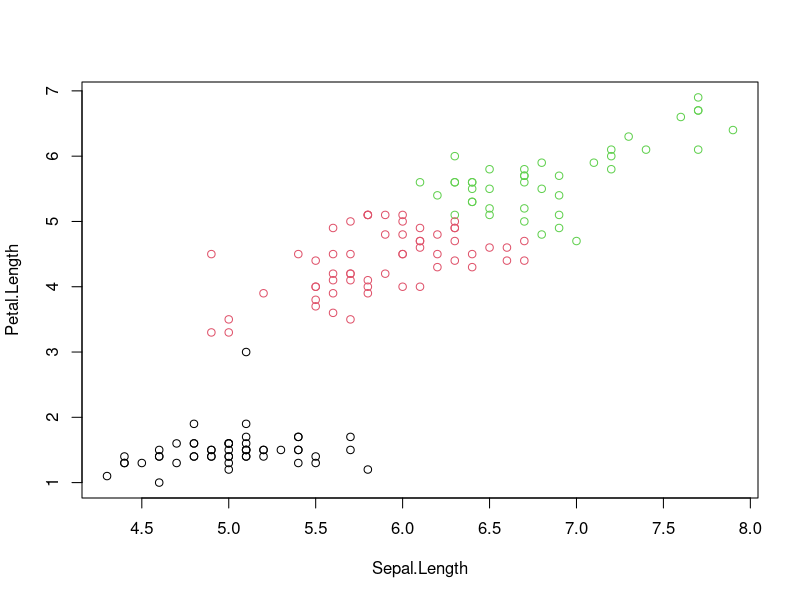
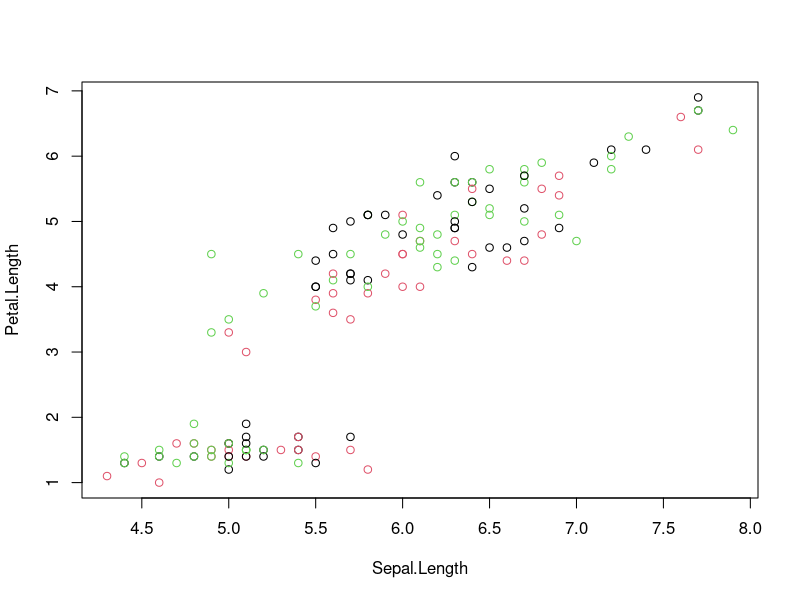
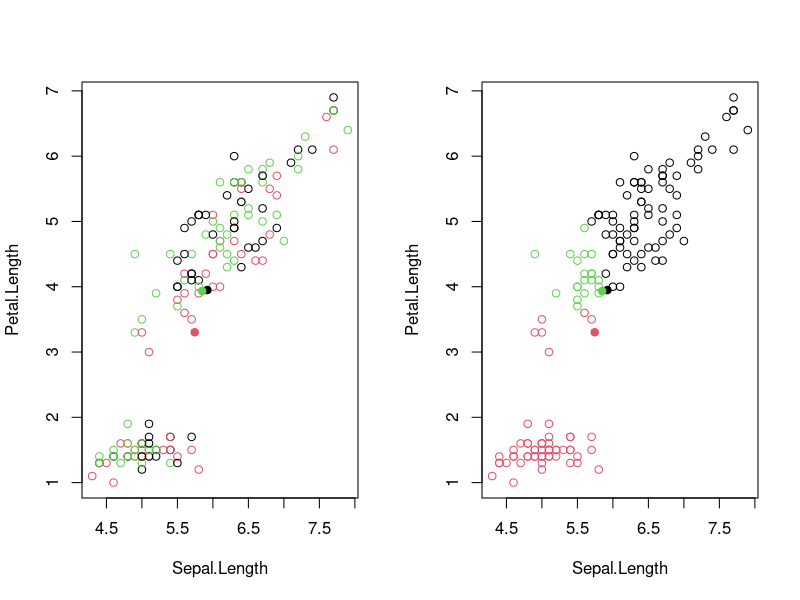
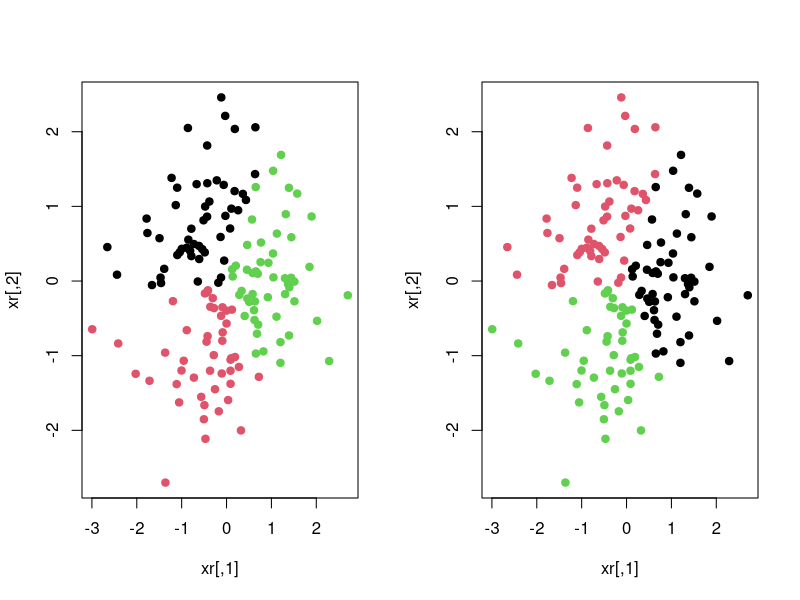
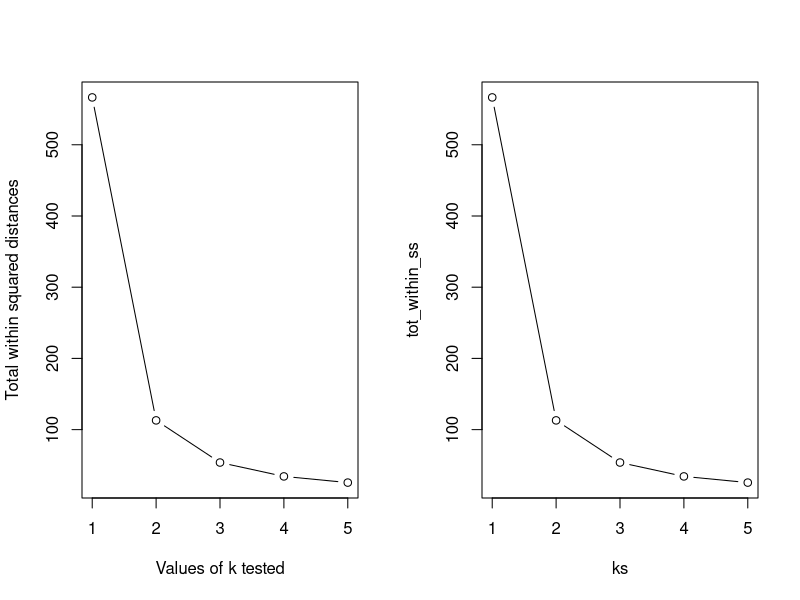
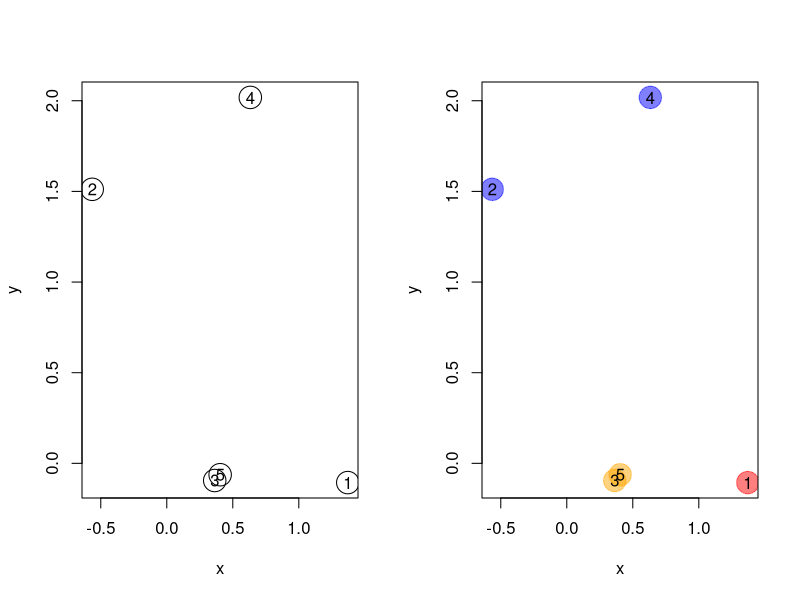
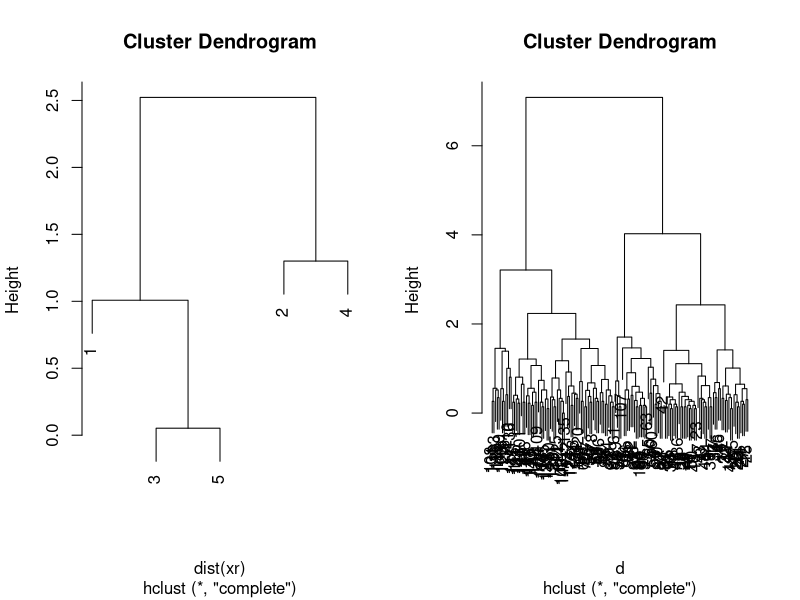
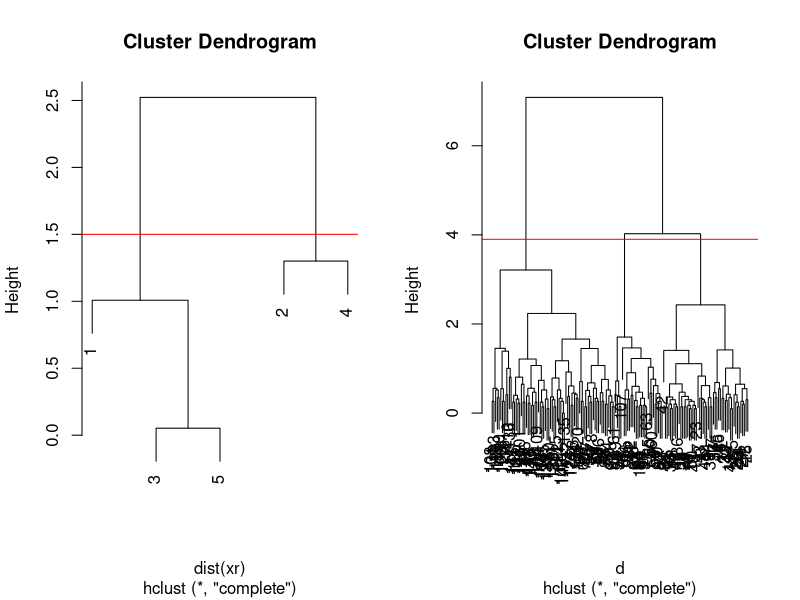

Source code (R) for these figures, in order:
## ---- chunk 1
i <- grep("Length", names(iris))
x <- iris[, i]
## ---- chunk 2
cl <- kmeans(x, 3, nstart = 10)
## ---- chunk 3
plot(x, col = cl$cluster)
## ---- chunk 4
set.seed(12)
init <- sample(3, nrow(x), replace = TRUE)
plot(x, col = init)
## ---- chunk 5
par(mfrow = c(1, 2))
plot(x, col = init)
centres <- sapply(1:3, function(i) colMeans(x[init == i, ], ))
centres <- t(centres)
points(centres[, 1], centres[, 2], pch = 19, col = 1:3)

tmp <- dist(rbind(centres, x))
tmp <- as.matrix(tmp)[, 1:3]

ki <- apply(tmp, 1, which.min)
ki <- ki[-(1:3)]

plot(x, col = ki)
points(centres[, 1], centres[, 2], pch = 19, col = 1:3)
## ---- chunk 6
cl1 <- kmeans(x, centers = 3, nstart = 10)
cl2 <- kmeans(x, centers = 3, nstart = 10)
table(cl1$cluster, cl2$cluster)

cl1 <- kmeans(x, centers = 3, nstart = 1)
cl2 <- kmeans(x, centers = 3, nstart = 1)
table(cl1$cluster, cl2$cluster)

set.seed(42)
xr <- matrix(rnorm(prod(dim(x))), ncol = ncol(x))
cl1 <- kmeans(xr, centers = 3, nstart = 1)
cl2 <- kmeans(xr, centers = 3, nstart = 1)
table(cl1$cluster, cl2$cluster)
diffres <- cl1$cluster != cl2$cluster
par(mfrow = c(1, 2))
plot(xr, col = cl1$cluster, pch = ifelse(diffres, 19, 1))
plot(xr, col = cl2$cluster, pch = ifelse(diffres, 19, 1))
## ---- chunk 7
ks <- 1:5
tot_within_ss <- sapply(ks, function(k) {
    cl <- kmeans(x, k, nstart = 10)
    cl$tot.withinss
})
plot(ks, tot_within_ss, type = "b",
     ylab = "Total within squared distances",
     xlab = "Values of k tested")
## ---- chunk 8
ks <- 1:5
tot_within_ss <- sapply(ks, function(k) {
    cl <- kmeans(x, k, nstart = 10)
    cl$tot.withinss
})
plot(ks, tot_within_ss, type = "b")
## ---- chunk 9
set.seed(42)
xr <- data.frame(x = rnorm(5),
                 y = rnorm(5))
cls <- c("red", "blue", "orange", "blue", "orange")
cls <- scales::col2hcl(cls, alpha = 0.5)
par(mfrow = c(1, 2))
plot(xr, cex = 3)
text(xr$x, xr$y, 1:5)
plot(xr, cex = 3, col = cls, pch = 19)
text(xr$x, xr$y, 1:5)
## ---- chunk 10
plot(hcr <- hclust(dist(xr)))
## ---- chunk 11
d <- dist(iris[, 1:4])
hcl <- hclust(d)
hcl
plot(hcl)
## ---- chunk 12
plot(hcr)
abline(h = 1.5, col = "red")
## ---- chunk 13
plot(hcl)
abline(h = 3.9, col = "red")
cutree(hcl, k = 3)
cutree(hcl, h = 3.9)
identical(cutree(hcl, k = 3), cutree(hcl, h = 3.9))
## ---- chunk 14
km <- kmeans(iris[, 1:4], centers = 3, nstart = 10)
hcl <- hclust(dist(iris[, 1:4]))
table(km$cluster, cutree(hcl, k = 3))
par(mfrow = c(1, 2))
plot(iris$Petal.Length, iris$Sepal.Length, col = km$cluster, main = "k-means")
plot(iris$Petal.Length, iris$Sepal.Length, col = cutree(hcl, k = 3), main = "Hierarchical clustering")
## Checking with the labels provided with the iris data
table(iris$Species, km$cluster)
table(iris$Species, cutree(hcl, k = 3))
## ---- chunk 15
colMeans(mtcars)
hcl1 <- hclust(dist(mtcars))
hcl2 <- hclust(dist(scale(mtcars)))
par(mfrow = c(1, 2))
plot(hcl1, main = "original data")
plot(hcl2, main = "scaled data")
## ---- chunk 16
xy <- matrix(rnorm(200), ncol = 2)
kcl2 <- kmeans(xy, centers = 2)
kcl3 <- kmeans(xy, centers = 3)
kcl4 <- kmeans(xy, centers = 4)
kcl5 <- kmeans(xy, centers = 5)
kcl6 <- kmeans(xy, centers = 6)
par(mfrow = c(2, 3))
plot(xy)
plot(xy, col = kcl2$cluster)
plot(xy, col = kcl3$cluster)
plot(xy, col = kcl4$cluster)
plot(xy, col = kcl5$cluster)
plot(xy, col = kcl6$cluster)
